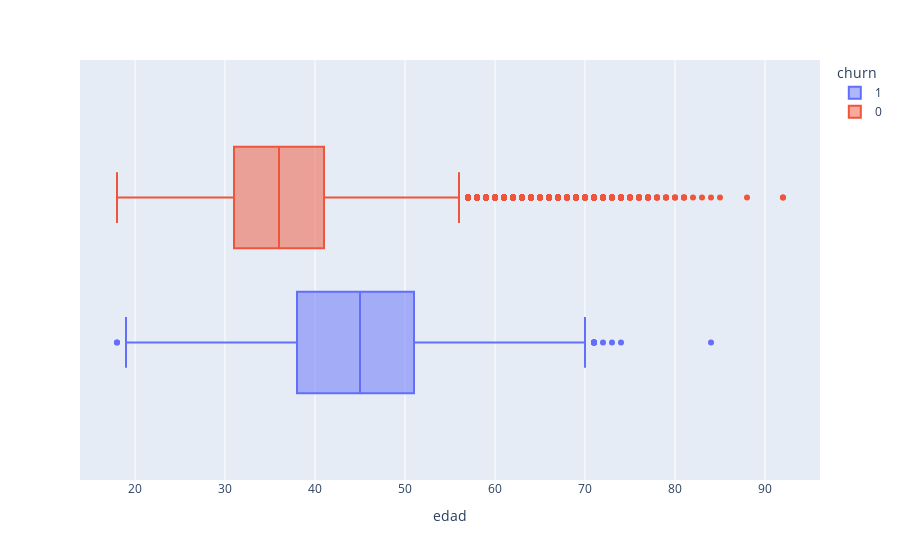

Here is the notebook cell this chart was saved with:
### Code cell
px.box(datos, x="edad", color= "churn")

### Figure 1 — Plotly figure (JSON) as saved in the notebook; plotly's stock layout.template omitted (floating-point values rounded to 4 significant figures; data arrays with more than 128 entries replaced by an {"elided": "..."} marker saying what was removed)
{"data": [{"alignmentgroup": "True", "hovertemplate": "churn=1<br>edad=%{x}<extra></extra>", "legendgroup": "1", "marker": {"color": "#636efa"}, "name": "1", "notched": false, "offsetgroup": "1", "orientation": "h", "showlegend": true, "type": "box", "x": {"elided": "2037 int values"}, "x0": " ", "xaxis": "x", "y0": " ", "yaxis": "y"}, {"alignmentgroup": "True", "hovertemplate": "churn=0<br>edad=%{x}<extra></extra>", "legendgroup": "0", "marker": {"color": "#EF553B"}, "name": "0", "notched": false, "offsetgroup": "0", "orientation": "h", "showlegend": true, "type": "box", "x": {"elided": "7963 int values"}, "x0": " ", "xaxis": "x", "y0": " ", "yaxis": "y"}], "layout": {"boxmode": "group", "legend": {"title": {"text": "churn"}, "tracegroupgap": 0}, "margin": {"t": 60}, "xaxis": {"anchor": "y", "domain": [0, 1], "title": {"text": "edad"}}, "yaxis": {"anchor": "x", "domain": [0, 1]}}}
